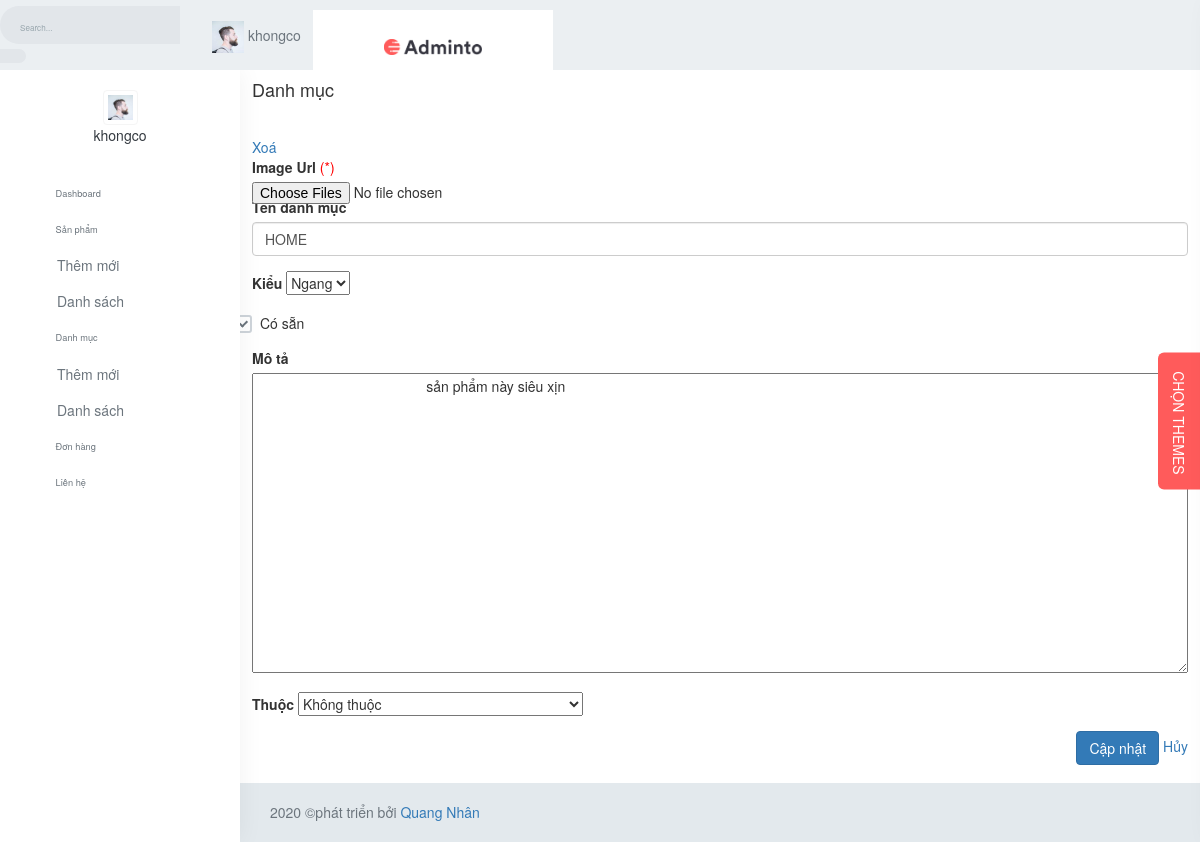
Page /admin/index.php?ctrl=categories&act=edit&id=1 (signed in) on the earlier database version.
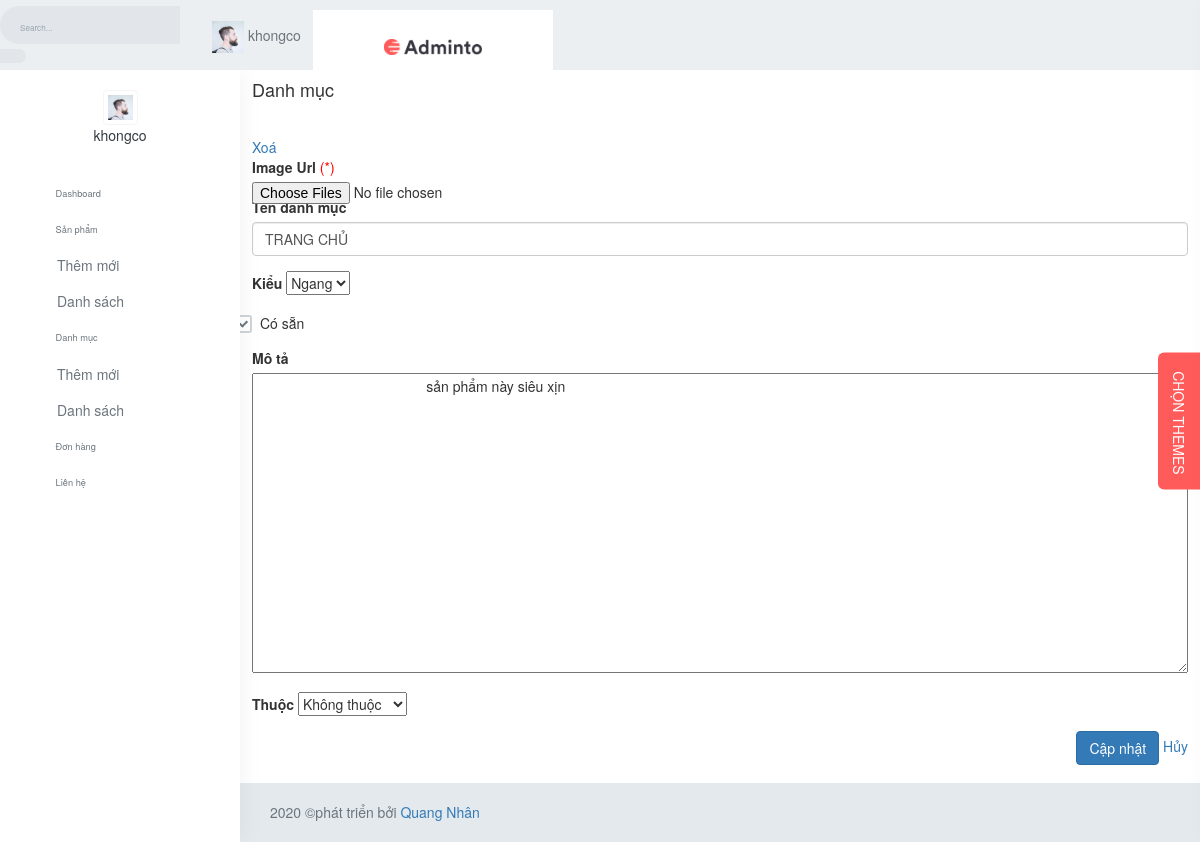
Same page on the later database version.
### tables this page shows
CREATE TABLE `catalog` (
  `id` int(11) NOT NULL,
  `name` varchar(255) NOT NULL,
  `slug` varchar(255) DEFAULT NULL,
  `image_list` varchar(255) DEFAULT NULL,
  `description` text DEFAULT NULL,
  `style` tinyint(2) DEFAULT 0,
  `hangcosan` tinyint(2) DEFAULT 0,
  `parent` int(11) NOT NULL DEFAULT 0,
  `ctrl` varchar(50) DEFAULT NULL
);

### system/database.php (called while the page is built, shortened)
<?php
class Model_db{
    function __construct(){
        try {
            $ConnectionOption = array
                (
                    PDO::MYSQL_ATTR_INIT_COMMAND => "SET NAMES 'utf8'",
                    PDO::ATTR_ERRMODE => PDO::ERRMODE_EXCEPTION,
                );
            $conn = new PDO ('mysql:host='.HOST_DB.';dbname='.NAME_DB.';charset=utf8', USER_DB, PASS_DB, $ConnectionOption);
            $conn->setAttribute(PDO::ATTR_ERRMODE, PDO::ERRMODE_EXCEPTION);
            return $conn;
        } catch(PDOException $e) {
          echo "Lỗi Kết Nối database: " . $e->getMessage();
        }
    }
    function result1($fe,$sql){
        $sqlValue = array_slice(func_get_args(),2);
        try {
            $conn = $this->__construct();
            $stmt = $conn->prepare($sql);
            $stmt->execute($sqlValue);
            if($fe===0)return $stmt->fetchAll();elseif($fe===1)return $stmt->fetch(PDO::FETCH_ASSOC);
        } catch (PDOException $e) {
            echo "Lỗi: " . $e->getMessage();
        }
        finally{
            unset($conn);
        }
    }
}

### admin/models/categories.php (called while the page is built, shortened)
<?php
class Model_categories extends Model_db{
    function showOneProducer($id)
    {
        $sql = "SELECT * FROM catalog WHERE id=?";
        return $this->result1(1,$sql,$id);
    }
}
?>

### admin/views/categories_edit.php (the view, shortened to what the changed rows need)
<div class="content-page">
                <div class="content">
                    <div class="container-fluid">
                        <div class="row d-flex justify-content-center">
                            <div class="col-xl-10">
                                <div class="card-box">
                                    <h4 class="header-title mt-0 mb-3">Danh mục</h4>
                                    <form data-parsley-validate novalidate method="post" enctype="multipart/form-data">
                                    <div class="boxform boxshowimg ">
                                            <div class="ouputimg">
                                                <br>
                                                <div class="output-fet"><output id="list"></output></div>
                                                <a href="#" id="clear">Xoá</a>
                                            </div>
                                        </div>
                                        <div class="form-group">
                                            <div class="inputhinh">
                                            <label for="">Image Url</label><span style="color:red;"> (*)</span>
                                           <input type="file" name="img1[]" style=" position: absolute;" class="imagefet" id="control" multiple>
                                            </div>
                                        </div>
                                        <div class="form-group">
                                            <label for="">Tên danh mục</label>
                                            <input type="text" name="name_category" value="<?=$oneRecode['name']?>"  parsley-trigger="change" required
                                                   placeholder="Nhập tên danh mục" class="form-control" id="userName">
                                        </div>
                                        <div class="form-group">
                                            <label for="">Kiểu</label>
                                            <select name="kieu_menu" class="custom-select" id="">
                                                <?php
                                                    if($oneRecode['style'] == 0){
                                                        echo '<option value="0" selected>Ngang</option>
                                                        <option value="1">Dọc</option>';
                                                    }else{
                                                        echo '<option value="0" >Ngang</option>
                                                        <option value="1" selected>Dọc</option>';
                                                    }
                                                ?>
                                            </select>
                                        </div>
                                        <div class="form-group">
                                                    <div class="checkbox">
                                                        <label for="remember-2">Có sẵn </label>
                                                    </div>
                                                </div>
                                        <div class="form-group">
                                            <label for="">Mô tả</label>
                                            <textarea id="editor1" style="height: 300px;width:100%" name="des_category" >
                                            <?=$oneRecode['description']?>
                                        </textarea>
                                        </div>
                                        <label for="">Thuộc</label>
                                        <select class="custom-select form-group" name="IDcate">
                                            <?php
                                                if($oneRecode['parent']==0){
                                                    echo '<option value="0" selected>Không thuộc</option>';
                                                }
                                            ?>
                                        </select>
                                        <div class="form-group text-right mb-0 ">
                                            <input type="submit" name="them" class="btn btn-primary waves-effect waves-light mr-1" value="Cập nhật">
                                            <a href="<?=ROOT_URL?>/admin/?ctrl=categories" clas="btn btn-secondary waves-effect waves-light">Hủy</a>
                                        </div>
                                    </form>
                                </div>
                            </div>
                        </div>
                    </div>
                </div>
            </div>

Differences in the rows shown:
changed catalog "Ngang": name_category "HOME" → "TRANG CHỦ"
